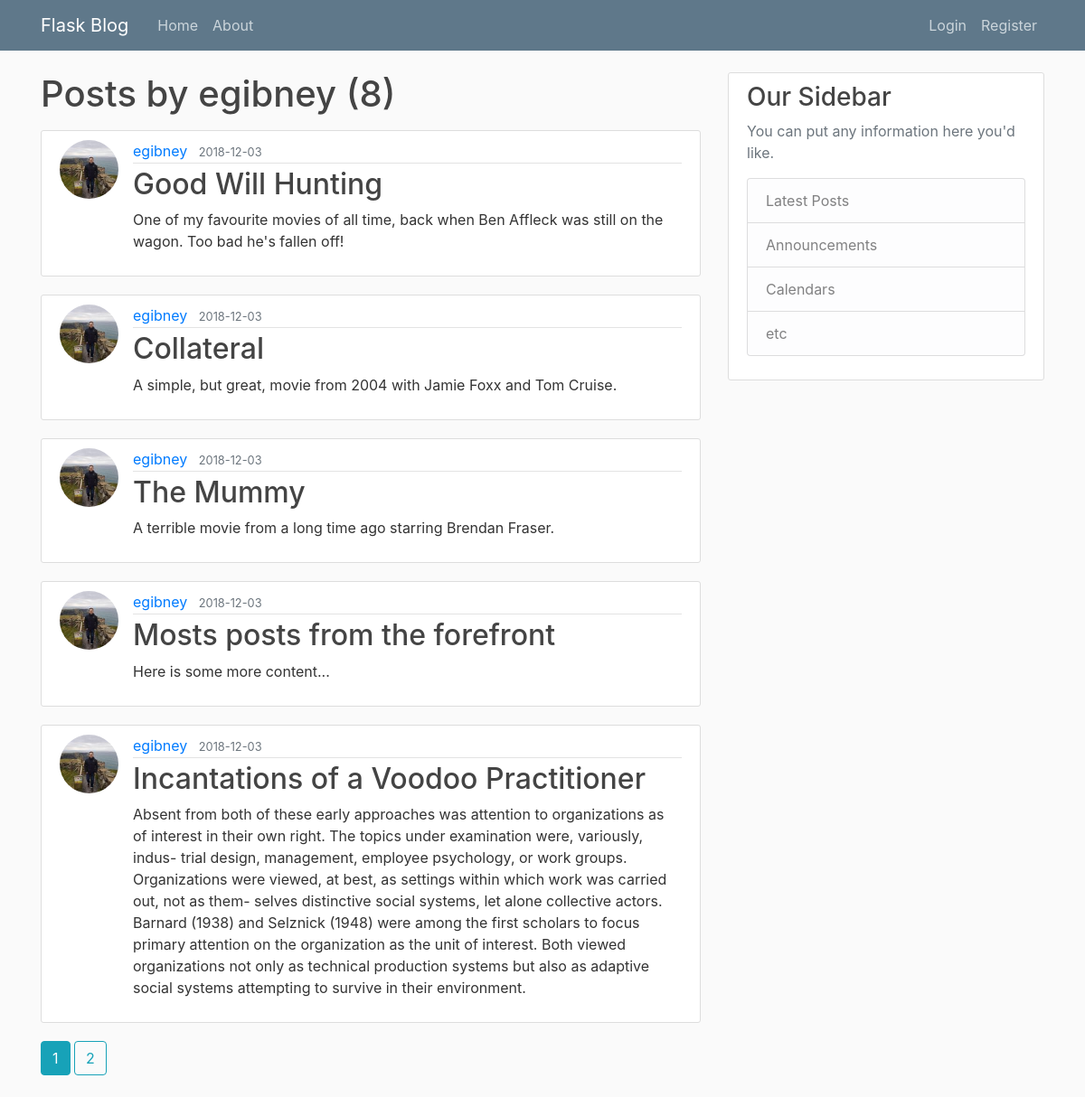
The page /user/egibney on the database as committed earlier.
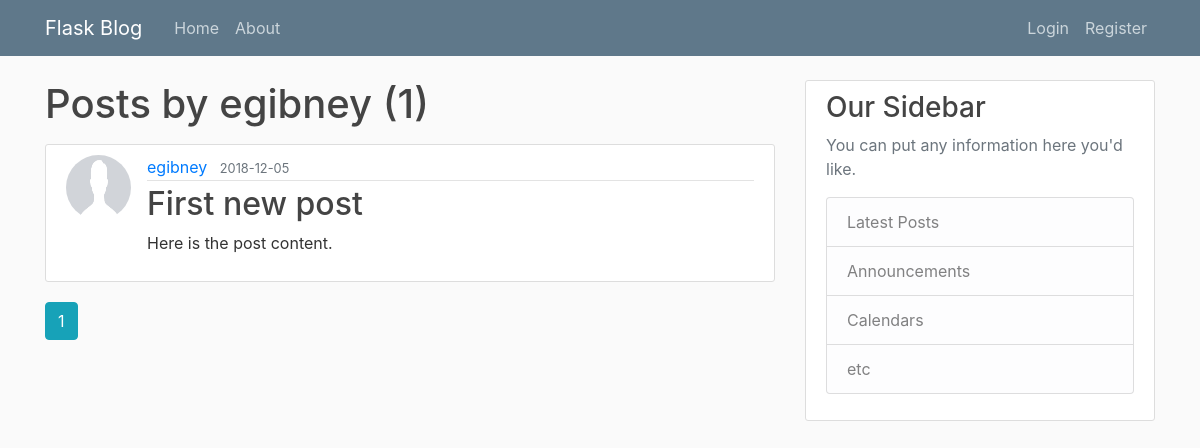
The same page on the database as committed later.
### flaskblog/models.py (models this page shows, shortened)
class Post(db.Model):
    id = db.Column(db.Integer, primary_key=True)
    title = db.Column(db.String(100), nullable=False)
    date_posted = db.Column(db.DateTime, nullable=False, default=datetime.utcnow)
    content = db.Column(db.Text, nullable=False)
    user_id = db.Column(db.Integer, db.ForeignKey('user.id'), nullable=False)
    comments = db.relationship('Comment', backref='commented_post', lazy=True)

class User(db.Model, UserMixin):
    id = db.Column(db.Integer, primary_key=True)
    username = db.Column(db.String(20), unique=True, nullable=False)
    email = db.Column(db.String(120), unique=True, nullable=False)
    image_file = db.Column(db.String(20), nullable=False, default='default.jpg')
    password = db.Column(db.String(60), nullable=False)
    posts = db.relationship('Post', backref='author', lazy=True)

### flaskblog/users/routes.py (the view)
@users.route("/user/<string:username>")
def user_posts(username):
    page = request.args.get('page', 1, type=int)
    user = User.query.filter_by(username=username).first_or_404()
    posts = Post.query.filter_by(author=user)\
        .order_by(Post.date_posted.desc())\
        .paginate(page=page, per_page=5)
    return render_template('user_posts.html', posts=posts, user=user)

### flaskblog/templates/user_posts.html
{% extends "layout.html" %}
{% block content %}
  <h1 class="mb-3">Posts by {{ user.username }} ({{ posts.total }})</h1>
  {% for post in posts.items %}
    <article class="media content-section">
      <img class="rounded-circle article-img" src="{{ url_for('static', filename='profile_pics/' + post.author.image_file) }}">
      <div class="media-body">
        <div class="article-metadata">
          <a class="mr-2" href="{{ url_for('users.user_posts',username=post.author.username) }}">{{ post.author.username }}</a>
          <small class="text-muted">{{ post.date_posted.strftime('%Y-%m-%d') }}</small>
        </div>
        <h2><a class="article-title" href="{{ url_for('posts.post', post_id=post.id) }}">{{ post.title }}</a></h2>
        <p class="article-content">{{ post.content }}</p>
      </div>
    </article>
  {% endfor %}
  {% for page_num in posts.iter_pages(left_edge=1, right_edge=1, left_current=1, right_current=2) %}
    {% if page_num %}
      {% if posts.page == page_num %}
        <a class="btn btn-info mb-4" href="{{ url_for('users.user_posts', username=user.username, page=page_num) }}">{{ page_num }}</a>
      {% else %}
        <a class="btn btn-outline-info mb-4" href="{{ url_for('users.user_posts', username=user.username, page=page_num) }}">{{ page_num }}</a>
      {% endif %}
    {% else %}
        ...
    {% endif %}
  {% endfor %}
{% endblock %}

Rows that differ between the two databases and show on the page:
removed Post: image_file (picture), author.username "egibney", date_posted "2018-12-03", title "Good Will Hunting", content "One of my favourite movies of all time, back when Ben Affleck was still on the wagon. Too bad he's fallen off!"
removed Post: image_file (picture), author.username "egibney", date_posted "2018-12-03", title "Collateral", content "A simple, but great, movie from 2004 with Jamie Foxx and Tom Cruise."
removed Post: image_file (picture), author.username "egibney", date_posted "2018-12-03", title "The Mummy", content "A terrible movie from a long time ago starring Brendan Fraser."
removed Post: image_file (picture), author.username "egibney", date_posted "2018-12-03", title "Mosts posts from the forefront", content "Here is some more content..."
removed Post: image_file (picture), author.username "egibney", date_posted "2018-12-03", title "Incantations of a Voodoo Practitioner", content "Absent from both of these early approaches was attention to organizations as of interest in their own right. The topics under examination were, variously, indus- trial design, management, employee psychology, or work groups. Organizations were viewed, at best, as settings within which work was carried out, not as them- selves distinctive social systems, let alone collective actors. Barnard (1938) and Selznick (1948) were among the first scholars to focus primary attention on the organization as the unit of interest. Both viewed organizations not only as technical production systems but also as adaptive social systems attempting to survive in their environment."
now on this page (row edited): Post: image_file (placeholder picture), author.username "egibney", date_posted "2018-12-05", title "First new post", content "Here is the post content."
Other text that changed with them:
{{ posts.total }}: "8" → "1"
list line gone: "2"
